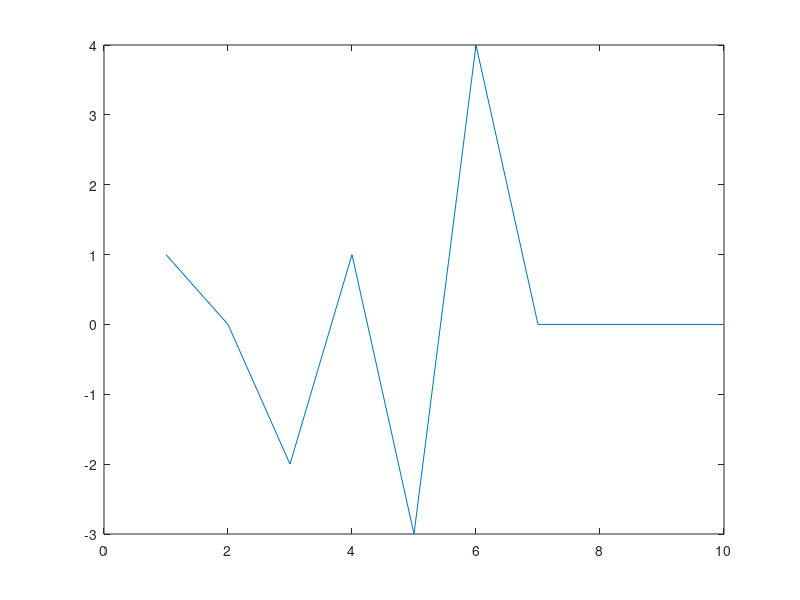

Reproduce this figure in MATLAB.
clear all
aa=1;
ii=0;
c=zeros(1,10);
i=1;

while ii<=5
    aa=aa*aa;
    aa=aa-ii;
    ii=ii+1;
    c(1,i)=aa;
    i=i+1;
    plot(c)
end;

c

aa;